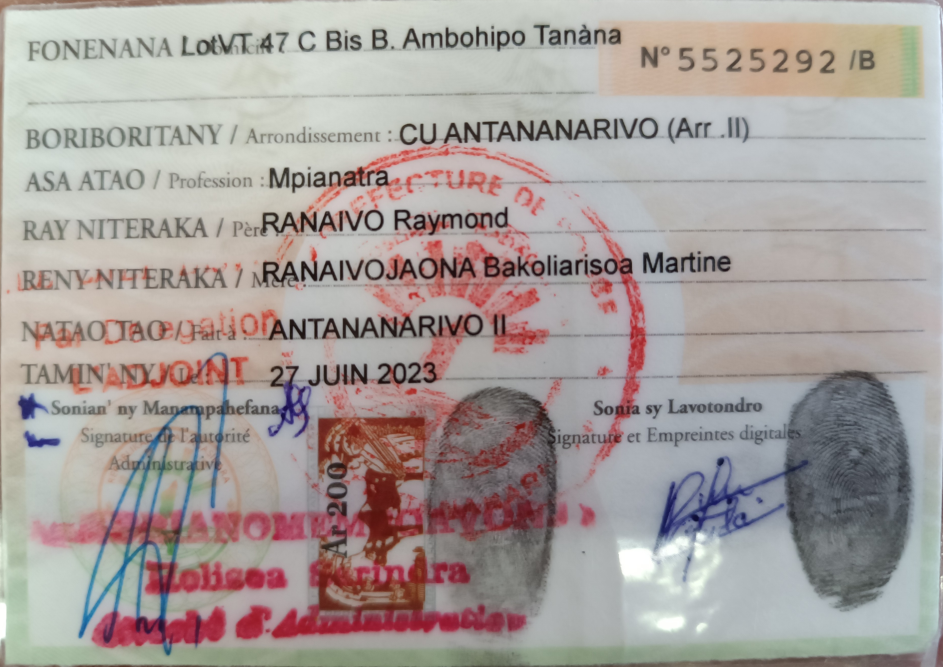
#> input picture OCR/verso_cin.jpg, 3772 x 2667 px (shown at 1/4 size)
$ python cin_ocr.py verso_cin.jpg
#> lines starting #> are read from the running program, lines starting #| are printed output that depends on the picture; after the words box and inside, x2 and y2 are one past the last pixel; in counts of white or black regions, pixels touching at a corner belong together
"""
OCR du recto d'une CIN malagasy (Kara-panondrom-pirenena).

Principe :
  * Sur la CIN, les LIBELLES imprimes (ANARANA, TERAKA TAMIN'NY...) sont en gris,
    les DONNEES saisies sont en noir profond -> un seuillage tres sombre
    elimine libelles, filigrane et tampon rouge.
  * On decoupe la carte en zones (ROI) par champ, on fait plusieurs passes OCR
    (seuils differents) et on garde la meilleure lecture selon des regles de validation.
  * Les libelles servent aussi de repli : si une zone echoue, on cherche par regex
    dans l'OCR complet.

Dependances : opencv-python-headless, pytesseract, numpy
Systeme     : tesseract-ocr + tesseract-ocr-fra
"""
from __future__ import annotations

import re
from collections import Counter
from dataclasses import dataclass, asdict
from datetime import date
from typing import Optional

import cv2
import numpy as np
import pytesseract

MOIS = {
    "JANVIER": 1, "FEVRIER": 2, "FÉVRIER": 2, "MARS": 3, "AVRIL": 4, "MAI": 5,
    "JUIN": 6, "JUILLET": 7, "AOUT": 8, "AOÛT": 8, "SEPTEMBRE": 9,
    "OCTOBRE": 10, "NOVEMBRE": 11, "DECEMBRE": 12, "DÉCEMBRE": 12,
}

# (x0, y0, x1, y1) en fractions de la carte redimensionnee.
# A ajuster si votre cadrage differe (voir debug=True).
ROIS = {
    "nom":             (0.24, 0.205, 0.95, 0.295),
    "prenoms":         (0.42, 0.345, 0.98, 0.430),
    "date_naissance":  (0.48, 0.545, 0.98, 0.620),
    "lieu_naissance":  (0.48, 0.625, 0.98, 0.760),
    "signe_particulier": (0.38, 0.815, 0.98, 0.885),
    "numero":          (0.39, 0.905, 0.85, 0.995),
}

SEUILS = (70, 85, 100, 115, 125, 135)          # niveaux de gris : en dessous = encre noire
CARTE_LARGEUR = 2000                 # normalisation de taille


@dataclass
class CinData:
    nom: Optional[str] = None
    prenoms: Optional[str] = None
    date_naissance: Optional[str] = None        # ISO AAAA-MM-JJ
    date_naissance_brute: Optional[str] = None
    lieu_naissance: Optional[str] = None
    signe_particulier: Optional[str] = None
    numero: Optional[str] = None                # 12 chiffres
    confiance: float = 0.0
    avertissements: list = None

    # [4 lines left out: function to_dict, not called in this run]


# --------------------------------------------------------------------------- #
# Pre-traitement
# --------------------------------------------------------------------------- #
def charger(path_or_bytes) -> np.ndarray:
    if isinstance(path_or_bytes, (bytes, bytearray)):
        arr = np.frombuffer(path_or_bytes, np.uint8)
        img = cv2.imdecode(arr, cv2.IMREAD_COLOR)
    else:
        img = cv2.imread(str(path_or_bytes))
    if img is None:
        raise ValueError("Image illisible")
    h, w = img.shape[:2]
    if h > w * 1.1:                       # photo prise en portrait -> rotation
        img = cv2.rotate(img, cv2.ROTATE_90_CLOCKWISE)
    h, w = img.shape[:2]
    s = CARTE_LARGEUR / w
    return cv2.resize(img, (CARTE_LARGEUR, int(h * s)), interpolation=cv2.INTER_AREA if s < 1 else cv2.INTER_CUBIC)


def binariser(gris: np.ndarray, seuil: int) -> np.ndarray:
    """Ne garde que l'encre tres sombre (donnees), en noir sur blanc."""
    out = np.where(gris < seuil, 0, 255).astype("uint8")
    out = cv2.medianBlur(out, 3)
    return cv2.copyMakeBorder(out, 20, 20, 20, 20, cv2.BORDER_CONSTANT, value=255)


def decouper(img: np.ndarray, roi) -> np.ndarray:
    h, w = img.shape[:2]
    x0, y0, x1, y1 = roi
    return img[int(y0 * h):int(y1 * h), int(x0 * w):int(x1 * w)]


# --------------------------------------------------------------------------- #
# OCR bas niveau
# --------------------------------------------------------------------------- #
def _ocr(img, psm=6, whitelist=None, lang="fra") -> str:
    cfg = f"--psm {psm} --oem 1"
    if whitelist:
        cfg += f" -c tessedit_char_whitelist={whitelist}"
    return pytesseract.image_to_string(img, lang=lang, config=cfg).strip()


def _nettoyer_ligne(s: str) -> str:
    s = re.sub(r"[|_\[\]{}<>~=*#@$%^&+\\]", " ", s)
    return re.sub(r"\s+", " ", s).strip(" .,:;-'\"`")


def _lignes(txt: str) -> list[str]:
    return [l for l in (_nettoyer_ligne(x) for x in txt.splitlines()) if len(l) > 1]


# --------------------------------------------------------------------------- #
# Extraction par champ
# --------------------------------------------------------------------------- #
# [15 lines left out: functions _vote, _vote_mot, not called in this run]


def lire_numero(gris_carte) -> tuple[Optional[str], list[str]]:
    roi = decouper(gris_carte, ROIS["numero"])
    lectures = []
    for s in SEUILS:
        b = binariser(roi, s)
        for psm in (7, 13):
            t = _ocr(b, psm=psm, whitelist="0123456789 ")
            digits = re.sub(r"\D", "", t)
            if len(digits) == 12:
                lectures.append(digits)
            elif len(digits) > 12:                      # bruit des cases -> on cherche 12 chiffres
                m = re.search(r"\d{12}", digits)
                if m:
                    lectures.append(m.group())
    best = _vote(lectures)
    warn = [] if best else ["Numero CIN non lu (12 chiffres attendus)"]
    return best, warn


# [74 lines left out: functions _corriger_annee, lire_date, _mois_proche, _lev, lire_texte, not called in this run]


# --------------------------------------------------------------------------- #
# API principale
# --------------------------------------------------------------------------- #
def extraire_cin(source, debug: bool = False) -> CinData:
    img = charger(source)
#> in charger, img is the input picture: shape (2667, 3772, 3); mean B, G, R 155.5, 158.2, 166.8
    gris = cv2.cvtColor(img, cv2.COLOR_BGR2GRAY)
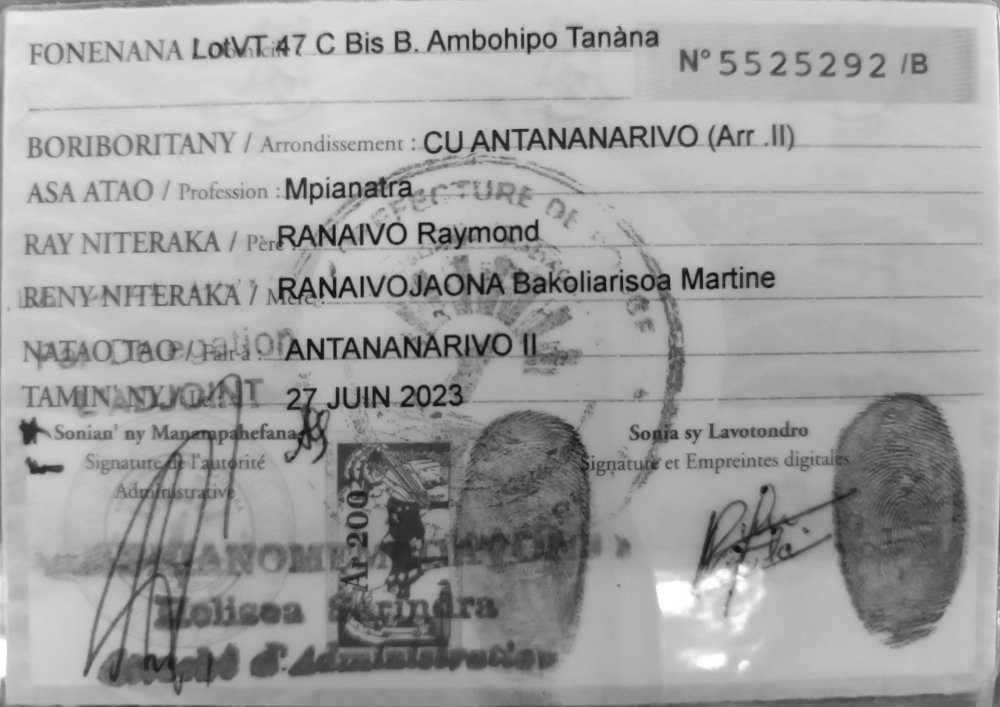
#> gris: shape (1414, 2000) (shown at 1/2 size); min 16, max 255, mean 160.5
    warns: list[str] = []

    numero, w = lire_numero(gris); warns += w
#> in decouper, `return img[int(y0 * h):int(y1 * h), int(x0 * w):int(x1 * w)]`:
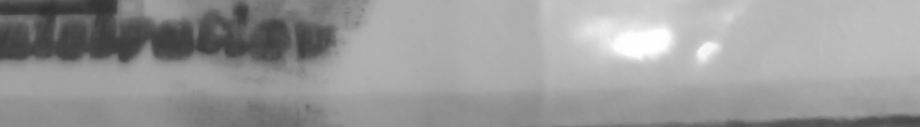
#> returned value: shape (127, 920); min 47, max 255, mean 153.3
#> the loop in lire_numero, `for s in SEUILS:` made 1 pass
#> pass 1, in binariser, `out = np.where(gris < seuil, 0, 255).astype("uint8")`:
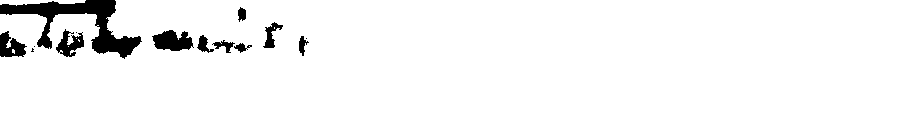
#> out: shape (127, 920); 95.9% white; 14 black regions (4 under 20 px), largest, box (x1, y1, x2, y2) and area: (0, 0, 142, 59) 2587, (152, 30, 194, 51) 604, (0, 31, 27, 57) 424
#> pass 1, in binariser, `out = cv2.medianBlur(out, 3)`:
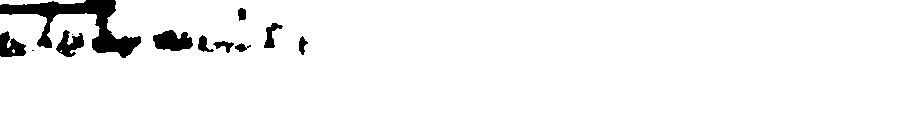
#> out: shape (127, 920); 96% white; 12 black regions (2 under 20 px), largest, box (x1, y1, x2, y2) and area: (0, 0, 141, 58) 2581, (153, 30, 193, 51) 598, (0, 31, 26, 57) 427
#> pass 1, in lire_numero, `b = binariser(roi, s)`:
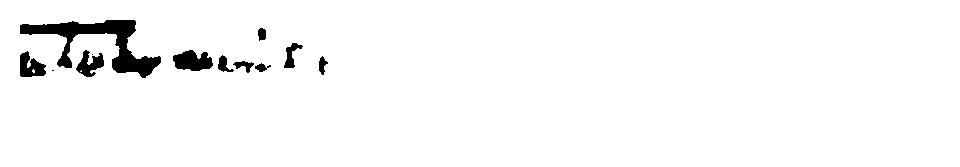
#> b: shape (167, 960); 97.1% white; 12 black regions (2 under 20 px), largest, box (x1, y1, x2, y2) and area: (20, 20, 161, 78) 2581, (173, 50, 213, 71) 598, (20, 51, 46, 77) 427
#> after the loop in lire_numero, `for s in SEUILS:`: lectures = []
    date_iso, date_brute, w = lire_date(gris); warns += w
    nom = lire_texte(gris, "nom", 1, majuscules=True)
    prenoms = lire_texte(gris, "prenoms", 1)
    lieu = lire_texte(gris, "lieu_naissance", 2, majuscules=False)
    signe = lire_texte(gris, "signe_particulier", 1)

    if not nom: warns.append("Nom non lu")
    if not prenoms: warns.append("Prenoms non lus")
    if not lieu: warns.append("Lieu de naissance non lu")

    champs = [nom, prenoms, date_iso, lieu, numero]
    confiance = round(sum(1 for c in champs if c) / len(champs), 2)

    if debug:
        for k, roi in ROIS.items():
            cv2.imwrite(f"debug_{k}.png", binariser(decouper(gris, roi), 85))

    return CinData(
        nom=nom, prenoms=prenoms, date_naissance=date_iso,
        date_naissance_brute=date_brute, lieu_naissance=lieu,
        signe_particulier=signe, numero=numero,
        confiance=confiance, avertissements=warns,
    )


if __name__ == "__main__":
    import json, sys
#> (the run stopped early here; a loop or call above may not have finished)
